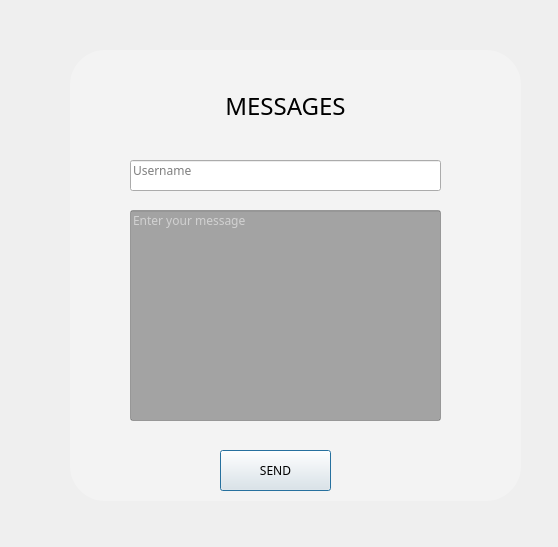
<?xml version="1.0" encoding="UTF-8"?>
<ui version="4.0">
 <class>Messages</class>
 <widget class="QDialog" name="Messages">
  <property name="geometry">
   <rect>
    <x>0</x>
    <y>0</y>
    <width>558</width>
    <height>547</height>
   </rect>
  </property>
  <property name="windowTitle">
   <string>Dialog</string>
  </property>
  <property name="styleSheet">
   <string notr="true">#Messages{
	background-image: url(:/ms.jpg);
}
#frame{
 background-color: rgba(255, 255, 255, 0.25); 
border-radius: 35px;
}
#lineEdit{
background-color:rgba(82, 82, 82,0.5);
color:white;
}

#messageButton {
color:black;}</string>
  </property>
  <widget class="QFrame" name="frame">
   <property name="geometry">
    <rect>
     <x>70</x>
     <y>50</y>
     <width>451</width>
     <height>451</height>
    </rect>
   </property>
   <property name="frameShape">
    <enum>QFrame::StyledPanel</enum>
   </property>
   <property name="frameShadow">
    <enum>QFrame::Raised</enum>
   </property>
   <widget class="QPushButton" name="messageButton">
    <property name="geometry">
     <rect>
      <x>150</x>
      <y>400</y>
      <width>111</width>
      <height>41</height>
     </rect>
    </property>
    <property name="font">
     <font>
      <family>FVF Fernando 08</family>
     </font>
    </property>
    <property name="text">
     <string>SEND</string>
    </property>
   </widget>
   <widget class="QLineEdit" name="userEdit">
    <property name="geometry">
     <rect>
      <x>60</x>
      <y>110</y>
      <width>311</width>
      <height>31</height>
     </rect>
    </property>
    <property name="font">
     <font>
      <family>FVF Fernando 08</family>
     </font>
    </property>
    <property name="alignment">
     <set>Qt::AlignLeading|Qt::AlignLeft|Qt::AlignTop</set>
    </property>
    <property name="placeholderText">
     <string>Username</string>
    </property>
   </widget>
   <widget class="QLabel" name="label">
    <property name="geometry">
     <rect>
      <x>40</x>
      <y>30</y>
      <width>351</width>
      <height>51</height>
     </rect>
    </property>
    <property name="font">
     <font>
      <family>FVF Fernando 08</family>
      <pointsize>18</pointsize>
      <fontweight>Black</fontweight>
     </font>
    </property>
    <property name="text">
     <string>MESSAGES</string>
    </property>
    <property name="alignment">
     <set>Qt::AlignCenter</set>
    </property>
   </widget>
   <widget class="QLineEdit" name="lineEdit">
    <property name="geometry">
     <rect>
      <x>60</x>
      <y>160</y>
      <width>311</width>
      <height>211</height>
     </rect>
    </property>
    <property name="font">
     <font>
      <family>FVF Fernando 08</family>
     </font>
    </property>
    <property name="text">
     <string/>
    </property>
    <property name="alignment">
     <set>Qt::AlignLeading|Qt::AlignLeft|Qt::AlignTop</set>
    </property>
    <property name="placeholderText">
     <string>Enter your message</string>
    </property>
   </widget>
  </widget>
 </widget>
 <resources/>
 <connections/>
</ui>
